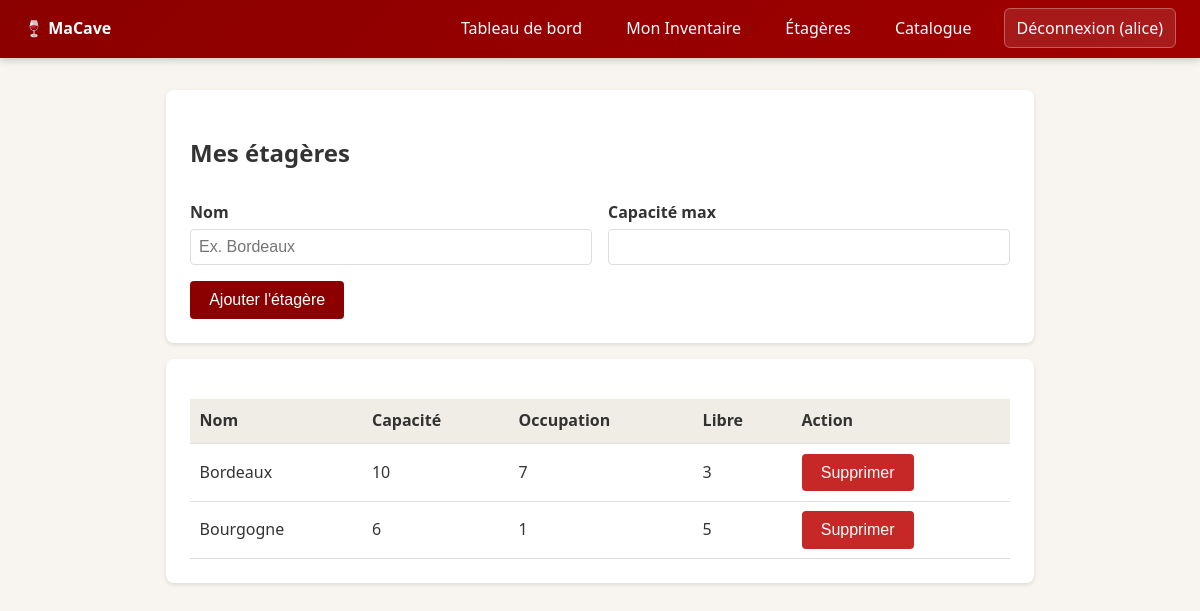
Screenshot of /cave/etageres (signed in) with the database file from the repository.
### tables this page shows
CREATE TABLE utilisateurs (
    id INTEGER PRIMARY KEY AUTOINCREMENT,
    username TEXT NOT NULL UNIQUE,
    email TEXT NOT NULL UNIQUE,
    password_hash TEXT NOT NULL
);

CREATE TABLE etageres (
    id INTEGER PRIMARY KEY AUTOINCREMENT,
    cave_id INTEGER NOT NULL,
    nom TEXT NOT NULL,
    capacite_max INTEGER NOT NULL DEFAULT 0,
    UNIQUE (cave_id, nom),
    FOREIGN KEY (cave_id) REFERENCES caves(id) ON DELETE CASCADE
);

### src/macave/routes/cave_routes.py (the view)
@bp.route("/etageres")
def etageres():
    cave_id = _get_cave_id()
    if cave_id is None:
        return redirect(url_for("auth.login"))
    rows = g.db.execute(
        "SELECT e.id, e.nom, e.capacite_max, "
        "(SELECT COUNT(*) FROM bouteilles b "
        " WHERE b.etagere_id = e.id AND b.statut = 'en_stock') as occ "
        "FROM etageres e WHERE e.cave_id = ?",
        (cave_id,),
    ).fetchall()
    etageres = []
    for r in rows:
        etagere = Etagere(id=r["id"], nom=r["nom"], capacite_max=r["capacite_max"])
        etagere._occupation = r["occ"]
        etageres.append(etagere)
    return render_template("cave/etageres.html", etageres=etageres)

### src/macave/db.py (called while the page is built)
    def __enter__(self) -> sqlite3.Connection:
        self._connection = sqlite3.connect(self.db_path)
        self._connection.row_factory = sqlite3.Row
        self._connection.execute("PRAGMA foreign_keys = ON")
        return self._connection

### src/macave/routes/cave_routes.py (called while the page is built)
def _get_cave_id() -> int | None:
    if g.user is None:
        return None
    row = g.db.execute(
        "SELECT id FROM caves WHERE utilisateur_id = ?", (g.user.id,)
    ).fetchone()
    return row["id"] if row else None

### src/macave/services/auth_service.py (called while the page is built)
def get_user_by_id(user_id: int, conn: sqlite3.Connection) -> Utilisateur | None:
    row = conn.execute(
        "SELECT id, username, email, password_hash FROM utilisateurs WHERE id = ?",
        (user_id,),
    ).fetchone()
    if row is None:
        return None
    return Utilisateur(
        id=row["id"],
        username=row["username"],
        email=row["email"],
        password_hash=row["password_hash"],
    )

### src/macave/templates/cave/etageres.html (shortened to what this page needs)
{% extends 'base.html' %}
{% block content %}
<div class="card">
  <h2>Mes étagères</h2>
  <form method="post" action="{{ url_for('cave.ajouter_etagere') }}" class="grid-2" style="margin-top: 1rem;">
    <div>
      <label>Nom</label>
      <input name="nom" placeholder="Ex. Bordeaux" required>
    </div>
    <div>
      <label>Capacité max</label>
      <input type="number" name="capacite" min="1" required>
    </div>
    <div style="grid-column: 1 / -1;">
      <button type="submit">Ajouter l'étagère</button>
    </div>
  </form>
</div>
<div class="card">
  {% if etageres %}
    <table>
      <thead>
        <tr><th>Nom</th><th>Capacité</th><th>Occupation</th><th>Libre</th><th>Action</th></tr>
      </thead>
      <tbody>
        {% for e in etageres %}
        <tr>
          <td>{{ e.nom }}</td>
          <td>{{ e.capacite_max }}</td>
          <td>{{ e._occupation|default(0) }}</td>
          <td>{{ e.capacite_max - (e._occupation|default(0)) }}</td>
          <td>
            <form method="post" action="{{ url_for('cave.supprimer_etagere', etagere_id=e.id) }}" style="display:inline;">
              <button type="submit" onclick="return confirm('Supprimer cette étagère ?')" style="background:#c62828;">Supprimer</button>
            </form>
          </td>
        </tr>
        {% endfor %}
      </tbody>
    </table>
  {% else %}
    <p>Aucune étagère pour l'instant.</p>
  {% endif %}
</div>
{% endblock %}

### src/macave/templates/base.html (shortened to what this page needs)
<!doctype html>
<html lang="fr">
<head>
</head>
<body>
  <nav>
    <div><strong>🍷 MaCave</strong></div>
    <div>
      {% if g.user %}
        <a href="{{ url_for('cave.dashboard') }}">Tableau de bord</a>
        <a href="{{ url_for('inventaire.index') }}">Mon Inventaire</a>
        <a href="{{ url_for('cave.etageres') }}">Étagères</a>
        <a href="{{ url_for('catalogue.vins') }}">Catalogue</a>
        <a href="{{ url_for('auth.logout') }}" class="btn-logout">Déconnexion ({{ g.user.username }})</a>
      {% else %}
        <a href="{{ url_for('auth.register') }}">Inscription</a>
        <a href="{{ url_for('auth.login') }}">Connexion</a>
      {% endif %}
    </div>
  </nav>
  <div class="container">
    {% block content %}{% endblock %}
  </div>
</body>
</html>

### src/macave/templates/base.html (style rules this page uses)
:root { --primary: #8B0000; --bg: #f8f5f0; --card: #fff; --text: #333; --border: #ddd; --success: #2e7d32; --danger: #c62828; --warning: #f9a825; --info: #1565c0; }
* { box-sizing: border-box; }
body { margin: 0; font-family: 'Segoe UI', system-ui, -apple-system, sans-serif; background: var(--bg); color: var(--text); line-height: 1.6; }
nav { background: linear-gradient(135deg, var(--primary), #a00000); color: white; padding: 1rem 1.5rem; display: flex; justify-content: space-between; align-items: center; box-shadow: 0 2px 8px rgba(0,0,0,0.2); position: sticky; top: 0; z-index: 100; }
nav a { color: white; text-decoration: none; margin-left: 1rem; padding: 0.5rem 0.75rem; border-radius: 6px; transition: background 0.2s; }
nav .btn-logout { background: rgba(255,255,255,0.1); border: 1px solid rgba(255,255,255,0.3); }
.container { max-width: 900px; margin: 2rem auto; padding: 0 1rem; }
.card { background: var(--card); border-radius: 8px; box-shadow: 0 2px 4px rgba(0,0,0,0.1); padding: 1.5rem; margin-bottom: 1rem; }
form label { display: block; margin: 0.5rem 0 0.25rem; font-weight: 600; }
form input, form select, form textarea { width: 100%; padding: 0.5rem; border: 1px solid var(--border); border-radius: 4px; font-size: 1rem; }
button, .btn { display: inline-block; background: var(--primary); color: white; border: none; padding: 0.6rem 1.2rem; border-radius: 4px; cursor: pointer; text-decoration: none; font-size: 1rem; }
table { width: 100%; border-collapse: collapse; margin-top: 1rem; }
th, td { text-align: left; padding: 0.6rem; border-bottom: 1px solid var(--border); }
th { background: #f0ece6; }
.grid-2 { display: grid; grid-template-columns: 1fr 1fr; gap: 1rem; }

### rows the page displays
utilisateurs: user.username "alice"
etageres: nom "Bordeaux", capacite_max "10", _occupation "7", e.capacite_max-(e._occupation|default(0)) "3"
etageres: nom "Bourgogne", capacite_max "6", _occupation "1", e.capacite_max-(e._occupation|default(0)) "5"
